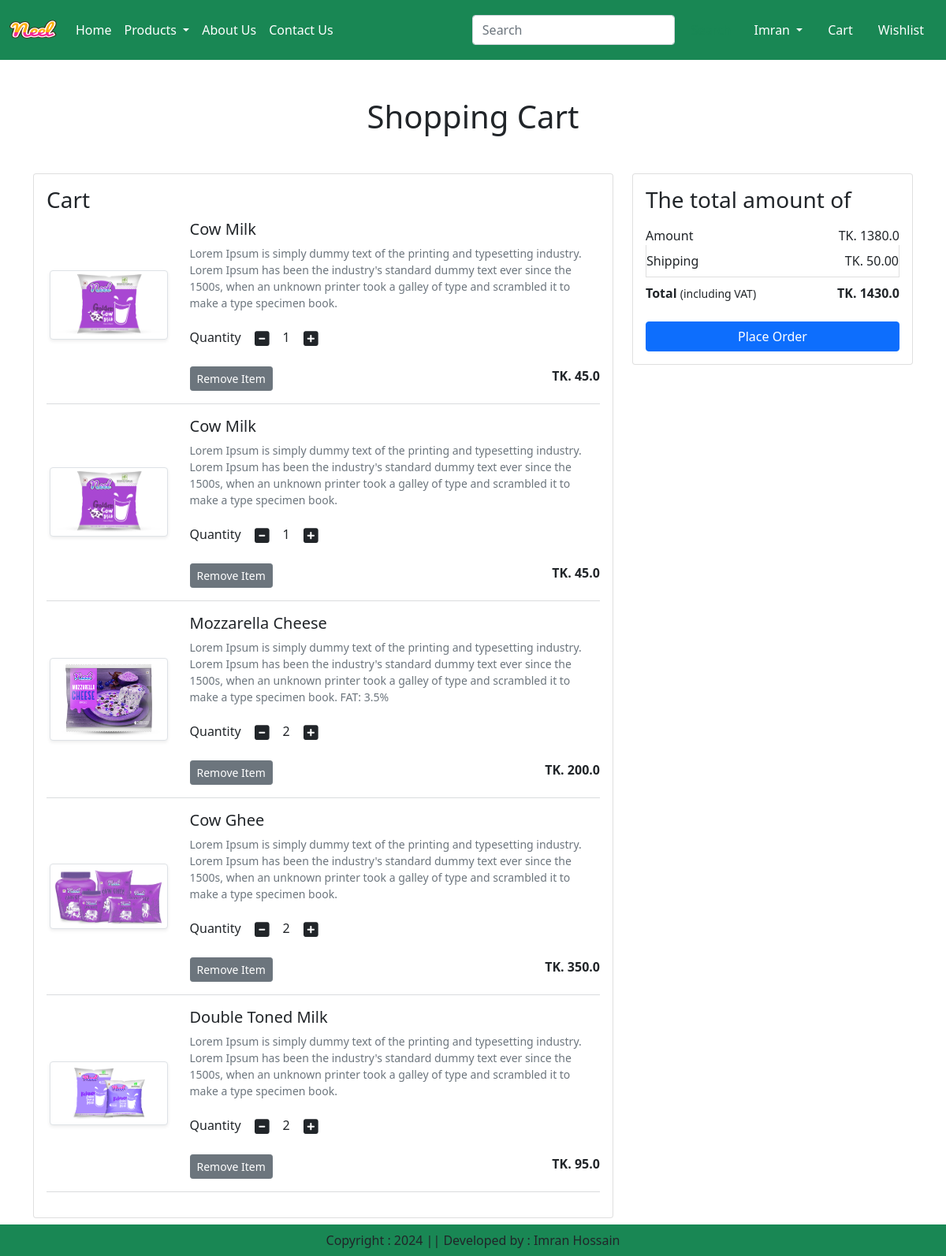
The app's page /cart/ (signed in), older data.
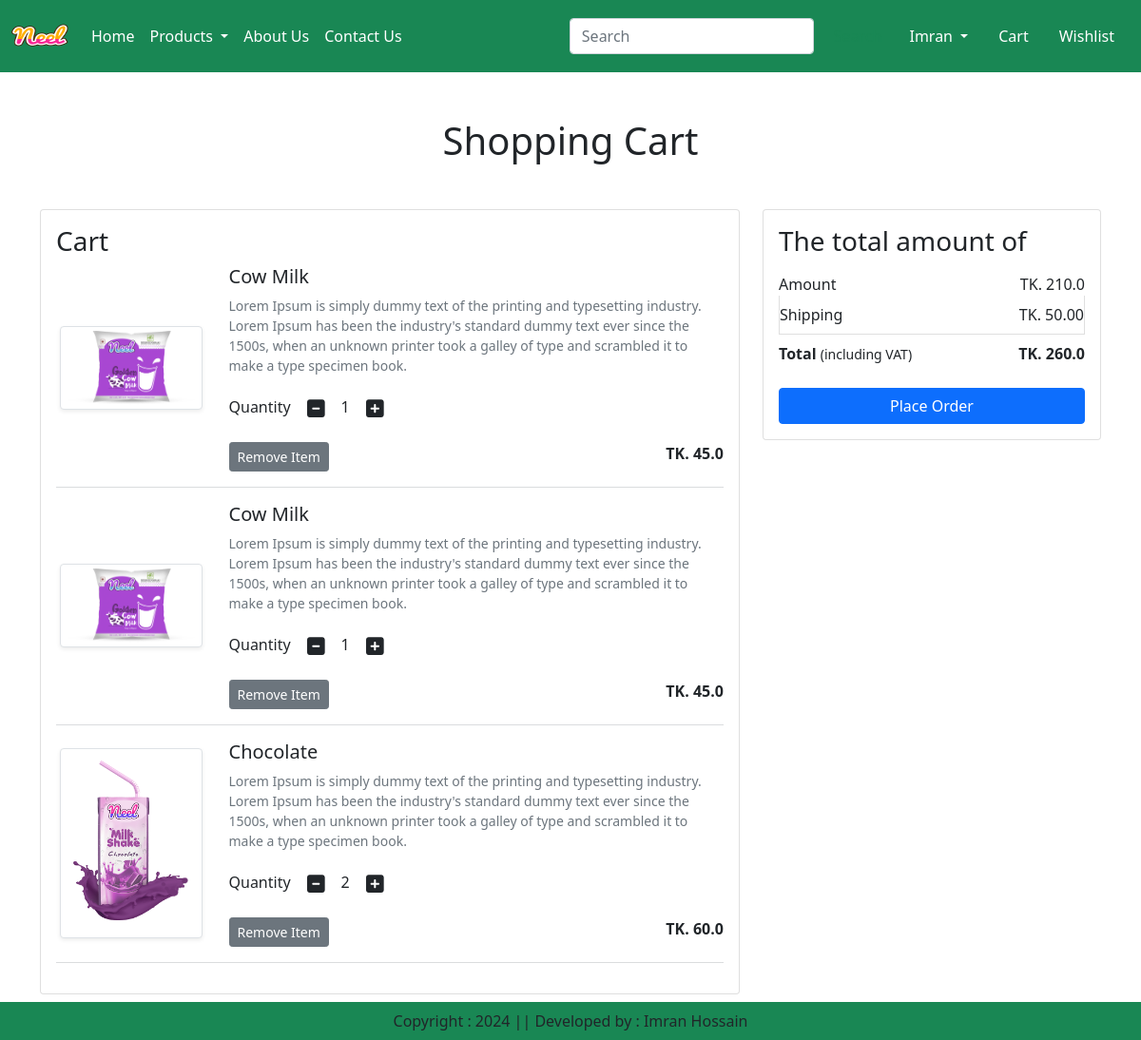
The same page, newer data.
### ecom_app/models.py (models this page shows, shortened)
class Cart(models.Model):
    user = models.ForeignKey(User, on_delete=models.CASCADE)
    product = models.ForeignKey(Product, on_delete=models.CASCADE, default=1)
    quantity = models.PositiveIntegerField(default=1)

class Product(models.Model):
    title = models.CharField(max_length=100)
    selling_price = models.FloatField()
    discounted_price = models.FloatField()
    description = models.TextField()
    composition = models.TextField(default='')
    product_app = models.TextField(default='')
    category = models.CharField(choices=CATEGORY_CHOICES, max_length=2)
    product_img = models.ImageField(upload_to='product')

### ecom_app/views.py (the view)
# urls.py: path("cart/", views.show_cart, name="showcart"),
def show_cart(request):
    user = request.user
    cart = Cart.objects.filter(user=user)
    amount = 0
    for p in cart:
        value = p.quantity * p.product.discounted_price
        amount = amount + value
    totalamount = amount + 50
    return render(request, "ecom_app/addtocart.html", locals())

### ecom_app/templates/ecom_app/addtocart.html (shortened to what this page needs)
{% extends 'ecom_app/base.html' %}
{% load static %}
{% block main-content %}
    <div class="container my-5">
        <div class="row">
            {% if cart %}
            <h1 class="text-center mb-5">Shopping Cart</h1>
            <div class="col-sm-8">
                <div class="card">
                    <div class="card-body">
                        <h3>Cart</h3>
                        {% for item in cart %}
                        <div class="row">
                            <div class="col-sm-3 text-center align-self-center"><img src="{{item.product.product_img.url}}" alt="" srcset="" class="img-fluid img-thumbnail shadow-sm" height="150" width="150"></div>
                            <div class="col-sm-9">
                                <div>
                                    <h5>{{item.product.title}}</h5>
                                    <p class="mb-2 text-muted small">{{item.product.description}}</p>
                                    <div class="my-3">
                                        <label for="quantity">Quantity</label>
                                        <a class="minus-cart btn" pid="{{item.product.id}}"><i class="fas fa-minus-square fa-lg"></i></a>
                                        <span id="quantity">{{item.quantity}}</span>
                                        <a class="plus-cart btn" pid="{{item.product.id}}"><i class="fas fa-plus-square fa-lg"></i></a>
                                    </div>
                                    <div class="d-flex justify-content-between">
                                        <a href="#" class="remove-cart btn btn-sm btn-secondary mr-3" pid="{{item.product.id}}">Remove Item</a>
                                        <p class="mb-0"><span><strong>TK. {{item.product.discounted_price}}</strong><span></p>
                                    </div>
                                </div>
                            </div>
                        </div>
                        <hr class="text-muted">
                        {% endfor %}
                    </div>
                </div>
            </div>
            <div class="col-sm-4">
                <div class="card">
                    <div class="card-body">
                        <h3>The total amount of</h3>
                        <ul class="list-group">
                            <li class="list-group-item d-flex justify-content-between align-items-center border-0 px-0 pb-0">Amount <span id="amount">TK. {{amount}}</span></li>
                            <li class="list-group-item d-flex justify-content-between align-items-center px-0">Shipping <span>TK. 50.00</span></li>
                            <li class="list-group-item d-flex justify-content-between align-items-center border-0 px-0 mb-3">
                                <div>
                                    <strong>Total</strong> <small>(including VAT)</small>
                                </div>
                                <span id="totalamount"><strong>TK. {{totalamount}}</strong></span>
                            </li>
                        </ul>
                        <div class="d-grid"><a href="{% url 'checkout' %}" class="btn btn-primary">Place Order</a></div>
                    </div>
                </div>
            </div>
            {% else %}
            <h1 class="text-center mb-5">Cart is empty</h1>
            {% endif %}
        </div>
    </div>
{% endblock main-content %}

### ecom_app/templates/ecom_app/base.html (shortened to what this page needs)
<!DOCTYPE html>
{% load static %}
<html lang="en">
  <head>
    <link href="https://cdn.jsdelivr.net/npm/bootstrap@5.0.2/dist/css/bootstrap.min.css" rel="stylesheet" >
    <link rel="stylesheet" href="{% static 'ecom_app/css/owl.carousel.min.css' %}" >
    <link rel="stylesheet" href="{% static 'ecom_app/css/all.min.css' %}" >
    <link rel="stylesheet" href="{% static 'ecom_app/css/style.css' %}" >
  </head>
  <body>
    <nav class="navbar navbar-expand-lg navbar-dark bg-success">
      <div class="container-fluid">
        <a class="navbar-brand" href="#">
          <img src = '{% static "ecom_app/images/product/neel.png"  %}' width='60' height= '50'>
        </a>
        <div class="collapse navbar-collapse" id="navbarSupportedContent">
          <ul class="navbar-nav me-auto mb-2 mb-lg-0">
            {% if request.user.is_authenticated %}
            <li class="nav-item">
              <a class="nav-link active" aria-current="page" href="/">Home</a>
            </li>
            <li class="nav-item dropdown">
              <a class="nav-link dropdown-toggle text-white" href="#" id="navbarDropdown" role="button" data-bs-toggle="dropdown" aria-expanded="false">
                Products
              </a>
            </li>
            <li class="nav-item">
              <a class="nav-link text-white" href="{% url 'about' %}">About Us</a>
            </li>
            <li class="nav-item">
              <a class="nav-link text-white" href="{% url 'contact' %}">Contact Us</a>
            </li>
          </ul>
          <form class="d-flex">
            <input class="form-control me-2" type="search" placeholder="Search" aria-label="Search">
            <button class="btn btn-outline-success" type="submit">Search</button>
          </form>
        </div>
        <ul class="navbar-nav me-auto mb-2 mb-lg-0">
          <li class="nav-item dropdown mx-2">
            <a class="nav-link dropdown-toggle text-white" href="#" id="profileDropdown" role="button" data-bs-toggle="dropdown" aria-expanded="false">
              Imran
            </a>
          </li>
          <li class="nav-item mx-2">
            <a href="#" class="nav-link text-white">Cart</a>
          </li>
          <li class="nav-item mx-2">
            <a href="#" class="nav-link text-white">Wishlist</a>
          </li>
          {% endif %}
        </ul>
      </div>
    </nav>
    {% block main-content %} {% endblock main-content %}
    <footer class="container-fluid fixed-bottom bg-success text-center p-2 mt-5">
      Copyright : 2024 || Developed by : Imran Hossain
    </footer>
  </body>
</html>

Row changes from the older to the newer data that the page shows:
removed Cart: product.product_img (picture), product "Mozzarella Cheese", product.description "Lorem Ipsum is simply dummy text of the printing and typesetting industry. Lorem Ipsum has been the industry's standard dummy text ever since the 1500s, when an unknown printer took a galley of type and scrambled it to make a type specimen book. FAT: 3.5%", quantity "2", product.discounted_price "200.0"
removed Cart: product.product_img (picture), product "Cow Ghee", product.description "Lorem Ipsum is simply dummy text of the printing and typesetting industry. Lorem Ipsum has been the industry's standard dummy text ever since the 1500s, when an unknown printer took a galley of type and scrambled it to make a type specimen book.", quantity "2", product.discounted_price "350.0"
removed Cart: product.product_img (picture), product "Double Toned Milk", product.description "Lorem Ipsum is simply dummy text of the printing and typesetting industry. Lorem Ipsum has been the industry's standard dummy text ever since the 1500s, when an unknown printer took a galley of type and scrambled it to make a type specimen book.", quantity "2", product.discounted_price "95.0"
added Cart: product.product_img (picture), product "Chocolate", product.description "Lorem Ipsum is simply dummy text of the printing and typesetting industry. Lorem Ipsum has been the industry's standard dummy text ever since the 1500s, when an unknown printer took a galley of type and scrambled it to make a type specimen book.", quantity "2", product.discounted_price "60.0"
Text that changed along with them:
{{ amount }}: "1380.0" → "210.0"
{{ totalamount }}: "1430.0" → "260.0"
